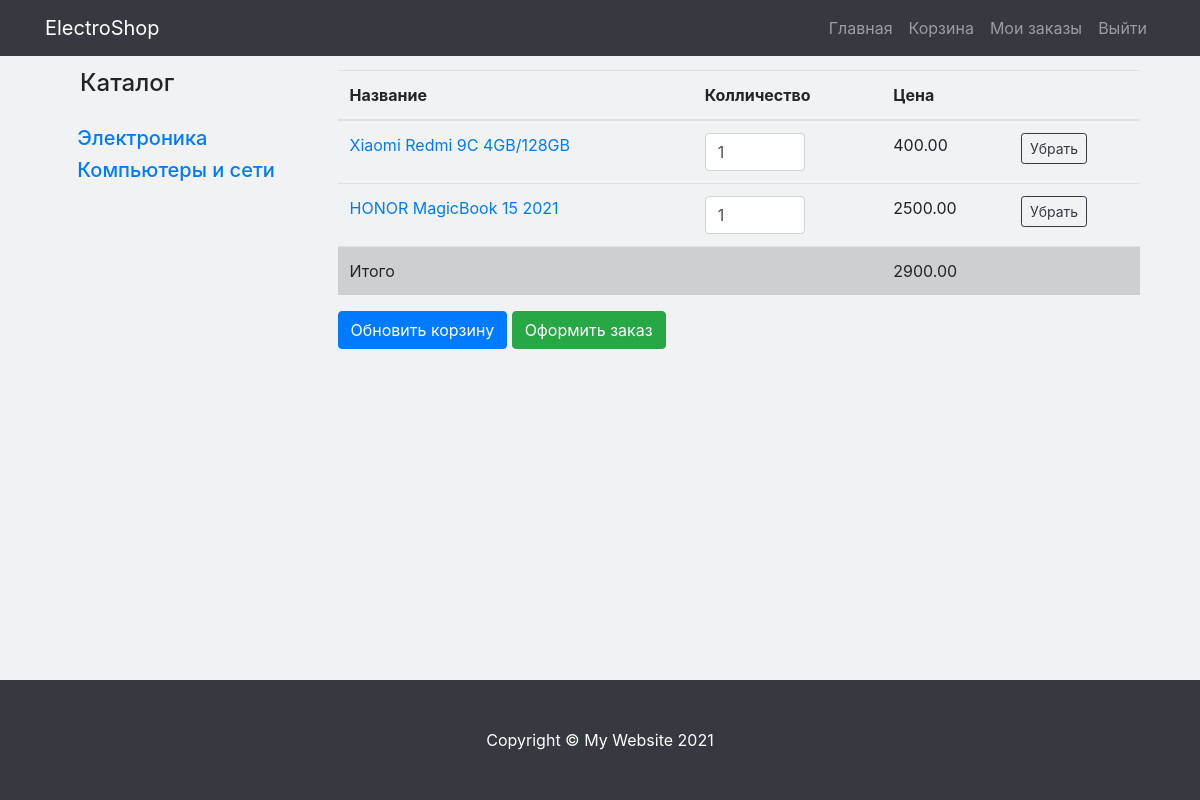
The app's page /card-manager/ (signed in), older data.
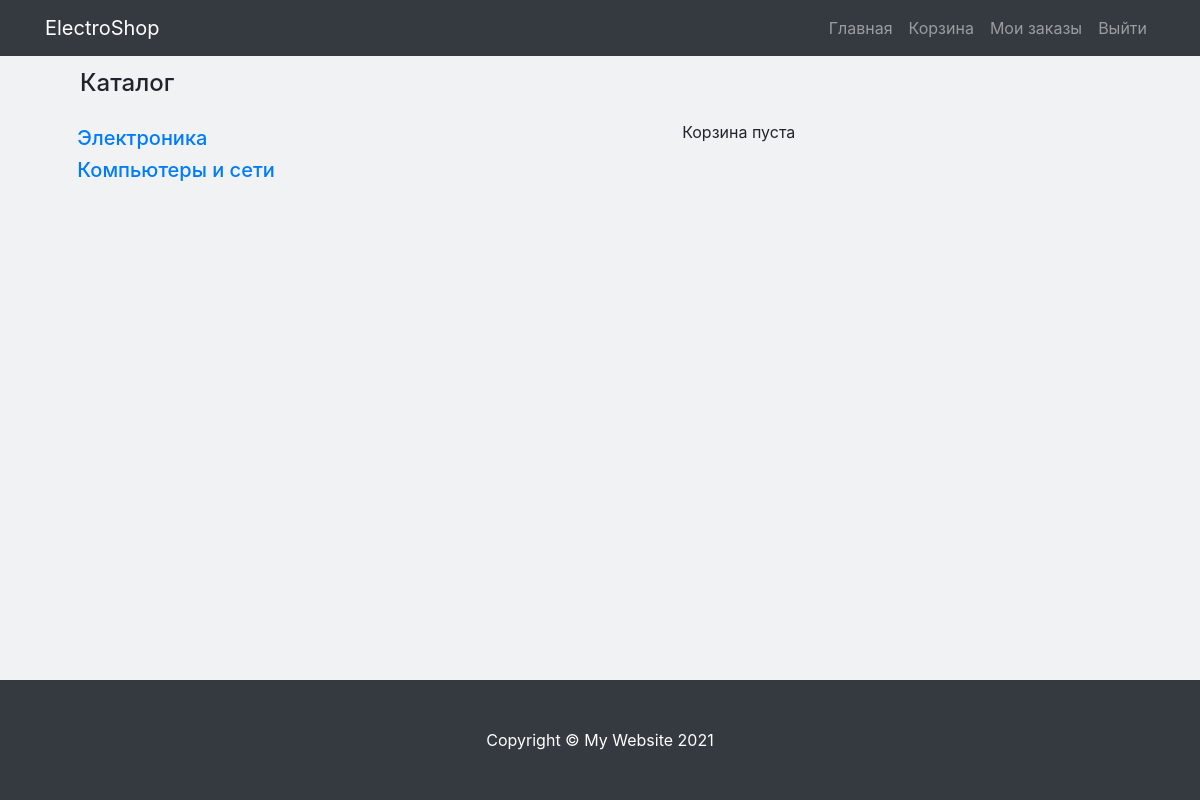
The same page, newer data.
### mainapp/models.py (models this page shows, shortened)
class Category(models.Model):
    name = models.CharField(max_length=250, verbose_name='Имя категории')
    slug = models.SlugField(unique=True)

class Card(models.Model):
    owner = models.ForeignKey(User, on_delete=models.CASCADE, verbose_name='Покупатель')
    content_type = models.ForeignKey(ContentType, on_delete=models.CASCADE)
    object_id = models.PositiveIntegerField()
    content_object = GenericForeignKey('content_type', 'object_id')
    total_products = models.PositiveIntegerField(default=1)

class Product(models.Model):
    class Meta:
        abstract = True
    product_name = models.ForeignKey(Product_name, on_delete=models.CASCADE, null=True)
    title = models.CharField(max_length=250, verbose_name='Наименование')
    slug = models.SlugField(unique=True)
    image = models.ImageField(upload_to="photos/%Y/%m/%d/", blank=True, )
    description = models.TextField(null=True, verbose_name='Описание')
    price = models.DecimalField(max_digits=9, decimal_places=2, verbose_name='Цена')
    def get_absolute_url(self):
        return reverse('detail_product',
                       kwargs={'product_name_category': self.product_name.slug, 'product_id': self.id})

class Smartphone(Product):
    display = models.CharField(max_length=255, verbose_name='Диагональ')
    display_type = models.CharField(max_length=255, verbose_name='Тип дисплея')
    resolution = models.CharField(max_length=255, verbose_name='Разрешение экрана')
    accum_volume = models.CharField(max_length=255, verbose_name='Объем батареи')
    ram = models.CharField(max_length=255, verbose_name='Оперативная память')
    sd = models.BooleanField(default=True)
    sd_volume_max = models.CharField(max_length=255, verbose_name='Максимальный объем встраиваемой памяти')
    main_cam_mp = models.CharField(max_length=255, verbose_name='Главная камера')
    frontal_cam_mp = models.CharField(max_length=255, verbose_name='Фронтальная камера')

class Notebook(Product):
    display = models.CharField(max_length=255, verbose_name='Диагональ')
    display_type = models.CharField(max_length=255, verbose_name='Тип дисплея')
    processor_freq = models.CharField(max_length=255, verbose_name='Частота процессора')
    ram = models.CharField(max_length=255, verbose_name='Оперативная память')
    video = models.CharField(max_length=255, verbose_name='Видеокарта')
    time_without_charge = models.CharField(max_length=255, verbose_name='Время работы аккумулятора')

### mainapp/views.py (the view, shortened to what this page needs)
# urls.py: path('card-manager/', card_manager, name='card_manager'),
def card_manager(request):
    if not request.user.is_authenticated:
        return redirect('login')
    def check_form_inputs(inputs):
        for i in inputs:
            form_input = int(request.POST.get(str(i.id)) or 0)
            if not form_input > 0:
                return False
        return True
    products_in_card = Card.objects.filter(owner=request.user)
    sum_in_catd = 0
    for i in products_in_card:
        sum_in_catd += i.content_object.price * i.total_products
    context = {
        'category': Category.objects.all(),
        'subсategory': Subсategory.objects.all(),
        'products_name': Product_name.objects.all(),
        'products_in_card': products_in_card,
        'sum_in_catd': sum_in_catd,
    }
    return render(request, 'mainapp/card.html', context=context)

### mainapp/templates/mainapp/card.html (shortened to what this page needs)
{% extends 'mainapp/base.html' %}
{% load mathfilters %}
{% block content %}
    <form action="" method="post">
    {% if products_in_card %}
        <table class="table table-hover">
            <tbody>
            <thead>
            <tr>
                <th scope="col">Название</th>
                <th scope="col">Колличество</th>
                <th scope="col">Цена</th>
                <th scope="col"></th>
            </tr>
            </thead>
            {% for i in products_in_card %}
                <tr>
                    <td><a href="{{ i.content_object.get_absolute_url}}">{{ i.content_object.title }}</a></td>
                    <td><input id="team_name" type="number" class="form-control form_input" name="{{ i.id }}"
                               value="{{ i.total_products }}"></td>
                    <td>{{ i.content_object.price|mul:i.total_products }}</td>
                    <td><a href="{% url 'delete_from_card' product_id=i.id %}" class="btn btn-outline-dark btn-sm">Убрать</a></td>
                </tr>
            {% endfor %}
            <tr class="table-active">
                <td>Итого</td>
                <td> </td>
                <td>{{ sum_in_catd }}</td>
                <td></td>
            </tr>
            </tbody>
        </table>
        <input type="submit" value="Обновить корзину" class="btn btn-primary">
        <a href="{% url 'create_order' %}" class="btn btn-success"> Оформить заказ</a>
    </form>
        {% else %}
        <p class="text-center cart_blank">Корзина пуста</p>
    {% endif %}
{% endblock content %}

### mainapp/templates/mainapp/base.html (shortened to what this page needs)
{% load static %}
<!DOCTYPE html>
<html lang="ru">
<head>
    <link rel="stylesheet" href="https://maxcdn.bootstrapcdn.com/bootstrap/4.0.0/css/bootstrap.min.css"
>
    <link type="text/css" href="{% static 'mainapp/css/style.css' %}" rel="stylesheet"/>
</head>
<body>
<div class='container main-content'>
    <div class="container">
        <div class="row">
            <div class="col-lg-3">
                <div class="list-group">
                    <h4 class="catalog">Каталог</h4>
                    {% for cat in category %}
                        <div class="panel-group category-products" id="accordian">
                            <div class="panel panel-default">
                                <div class="panel-heading">
                                    <h5 class="panel-title">
                                        <a data-toggle="collapse" data-parent="#accordian" href="#{{ cat.slug }}">
                                            <span class="badge pull-right"></span>
                                            {{ cat.name }}
                                        </a>
                                    </h5>
                                </div>
                            </div>
                        </div>
                    {% endfor %}
                </div>
            </div>
            <div class="col-lg-9">
                {% block content %}
                {% endblock %}
            </div>
        </div>
    </div>
</div>
<nav class="navbar navbar-expand-lg navbar-dark bg-dark fixed-top">
    <div class="container">
        <a class="navbar-brand" href="{% url 'index' %}">ElectroShop</a>
        <div class="collapse navbar-collapse" id="navbarResponsive">
            <ul class="navbar-nav ml-auto">
                <li class="nav-item">
                    <a class="nav-link" href="{% url 'index' %}">Главная</a>
                </li>
                <li class="nav-item">
                    <a class="nav-link" href="{% url 'card_manager' %}">Корзина</a>
                </li>
                {% if request.user.is_authenticated %}
                    <li class="nav-item">
                        <a class="nav-link" href="{% url 'user_orders' %}">Мои заказы</a>
                    </li>
                    <li class="nav-item">
                        <a class="nav-link" href="{% url 'logout' %}">Выйти</a>
                    </li>
                {% endif %}
            </ul>
        </div>
    </div>
</nav>
<footer class="py-5 bg-dark">
    <div class="container">
        <p class="m-0 text-center text-white">Copyright &copy; My Website 2021</p>
    </div>
</footer>
</body>
</html>

Row changes from the older to the newer data that the page shows:
removed Card: content_object "Xiaomi Redmi 9C 4GB/128GB", total_products "1", content_object.price|mul "400.00"
removed Card: content_object "HONOR MagicBook 15 2021", total_products "1", content_object.price|mul "2500.00"
Text that changed along with them:
{{ sum_in_catd }}: "2900.00" → (not shown)
form field value: "Обновить корзину" → (not shown)
text no longer shown: "Название Колличество Цена Итого Оформить заказ"
text now shown: "Корзина пуста"
